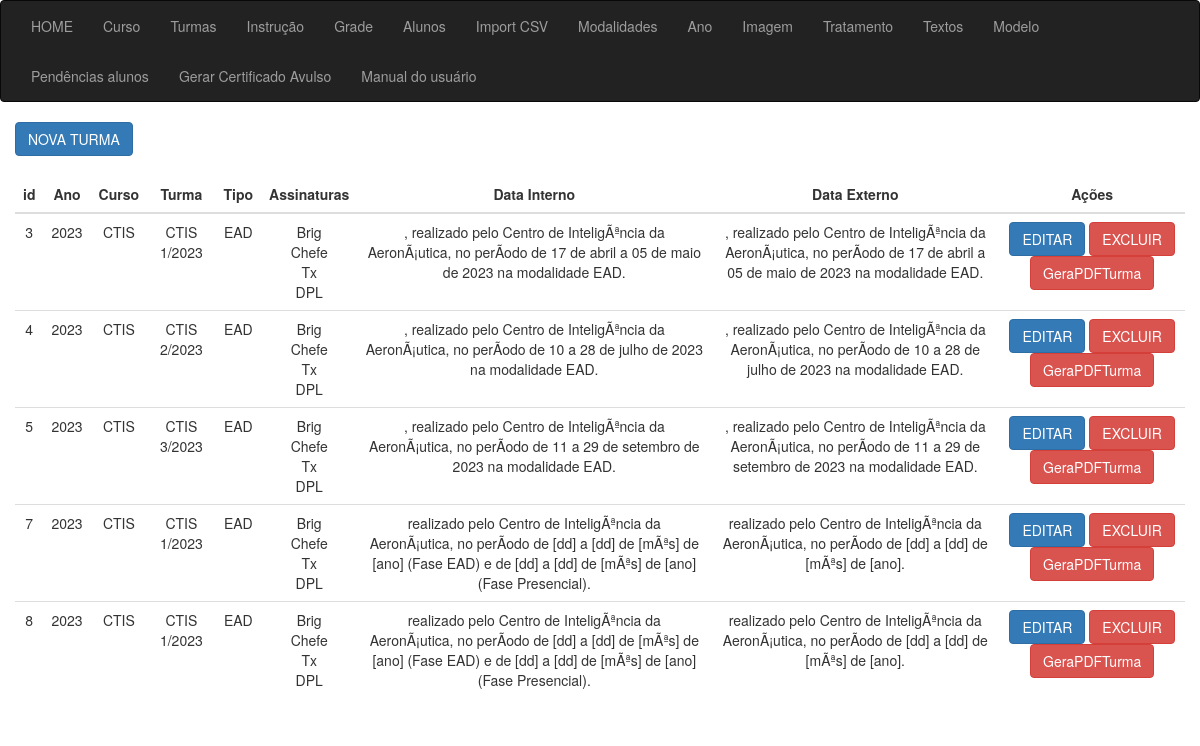
The app's page /sgc/turma_lista with its own data.
### app_cert/models.py (models this page shows, shortened)
class Turma(models.Model):
    id = models.AutoField(primary_key=True)
    fk_ano_curso = models.ForeignKey(Ano, on_delete=models.CASCADE, verbose_name="FK Ano do Curso")
    fk_curso = models.ForeignKey(Curso, on_delete=models.CASCADE, verbose_name="FK Curso")
    fk_tipo = models.ForeignKey(Tipo, on_delete=models.CASCADE, verbose_name="FK Tipo: EAD - Presencial")
    fk_modelo = models.ForeignKey(Modelo, on_delete=models.CASCADE, verbose_name="FK Modelo: Certificado/Honra/Participação")
    fk_assinaturas_ch = models.ForeignKey(Imagem, on_delete=models.CASCADE, verbose_name="FK Assinaturas CH", related_name='fk_imagem_ch', null=True)
    fk_assinaturas_dpl = models.ForeignKey(Imagem, on_delete=models.CASCADE, verbose_name="FK Chefe de divisão", related_name='fk_imagem_dpl',null=True)
    fk_img_frente = models.ForeignKey(Imagem, on_delete=models.CASCADE, verbose_name="FK Frente", related_name='fk_img_frente',null=True)
    fk_img_fundo = models.ForeignKey(Imagem, on_delete=models.CASCADE, verbose_name="FK Fundo", related_name='fk_img_fundo',null=True)
    turma = models.CharField(max_length=50, verbose_name="Descrição no certificado:")
    data_turma_interno = models.CharField(max_length=200, verbose_name="Texto data alunos Internos", null=True, blank=True)
    data_turma_externo = models.CharField(max_length=200, verbose_name="Texto data alunos Externos", null=True, blank=True)
    create_at = models.DateTimeField(auto_now_add=True, null=True)
    class Meta:
        verbose_name = 'Turma'
        verbose_name_plural = 'Turmas'
        ordering = ['create_at']

class Ano(models.Model):
    id = models.AutoField(primary_key=True)
    ano = models.IntegerField(verbose_name="Ano")
    create_at = models.DateTimeField(auto_now_add=True, null=True)
    def __str__(self):
        return str(self.ano)
    class Meta:
        verbose_name = 'Ano'
        verbose_name_plural = 'Anos'
        ordering = ['create_at']

class Curso(models.Model):
    id = models.AutoField(primary_key=True)
    curso_sigla = models.CharField(max_length=20, verbose_name="Curso sigla")
    curso_descricao = models.CharField(max_length=100, verbose_name="Curso descrição", null=True)
    create_at = models.DateTimeField(auto_now_add=True, null=True)
    def __str__(self):
        return self.curso_sigla
    class Meta:
        verbose_name = 'Curso'
        verbose_name_plural = 'cursos'
        ordering = ['id']

class Tipo(models.Model):  # EAD Presencial
    id = models.AutoField(primary_key=True)
    tipo = models.CharField(max_length=20, verbose_name="Tipo do curso - EAD/PRE/SEMI")
    create_at = models.DateTimeField(auto_now_add=True, null=True)
    def __str__(self):
        return str(self.tipo)
    class Meta:
        verbose_name = 'Tipo'
        verbose_name_plural = 'Tipos'
        ordering = ['create_at']

class Imagem(models.Model):
    id = models.AutoField(primary_key=True)
    imagem = models.CharField(max_length=50, verbose_name="Imagem", null=True)
    imagem_desc = models.CharField(max_length=50, verbose_name="Imagem descrição", null=True)
    imagem_tipo = models.ForeignKey(ImagemTipo, on_delete=models.CASCADE, verbose_name="Imagem Tipo")
    imagem_img = models.ImageField(null=True, blank=True, upload_to ="%Y/%m/")
    create_at = models.DateTimeField(auto_now_add=True, null=True)
    class Meta:
        verbose_name = 'Imagem'
        verbose_name_plural = 'Imagens'
        ordering = ['create_at']

### app_cert/views/views_turma.py (the view)
# urls.py: path('turma_lista', turma_lista, name="turma_lista"),
def turma_lista(request):
    dataset = Turma.objects.select_related(
        'fk_curso',
        'fk_tipo'
        ).all()
    context = {"dataset": dataset}
    alunos_da_turma = Aluno.objects.filter(fk_turma='1')
    print(alunos_da_turma )
    alunos_campos_faltando = []
    for aluno in alunos_da_turma:
        if not all([aluno.aluno_nome, aluno.aluno_cpf, aluno.aluno_email, aluno.fk_turma.turma]):
            alunos_campos_faltando.append(aluno)
    print(alunos_campos_faltando)
    return render(request, 'turma/lista.html', context)

### app_cert/templates/turma/lista.html (shortened to what this page needs)
{% extends 'sgc_base.html' %}
{% block content %}
<div class="container">
    <div class="row">
        <div class="col-md-15">
            <a href="{% url 'turma_nova' %}" class="btn btn-primary">NOVA TURMA</a>
            <div class="col-8 m-auto pt-4 pb-2 text-center">
                <table class="table">
                    <thead class="thead-dark">
                        <tr>
                            <th style="text-align: center">id</th>
                            <th style="text-align: center">Ano</th>
                            <th style="text-align: center">Curso</th>
                            <th style="text-align: center">Turma</th>
                            <th style="text-align: center">Tipo</th>
                            <th style="text-align: center">Assinaturas</th>
                            <th style="text-align: center">Data Interno</th>
                            <th style="text-align: center">Data Externo</th>
                            <th style="text-align: center">Ações</th>
                        </tr>
                    </thead>
                    <tbody>
                        {% for data in dataset %}
                        <tr>
                            <td style="text-align: center">{{ data.id }}</td>
                            <td style="text-align: center">{{ data.fk_ano_curso }}</td>
                            <td style="text-align: center">{{ data.fk_curso }}</td>
                            <td style="text-align: center">{{ data.turma }}</td>
                            <td style="text-align: center">{{ data.fk_tipo }}</td>
                            <td style="text-align: center">
                                {{ data.fk_assinaturas_ch.imagem }}
                                <br>{{ data.fk_assinaturas_ch.imagem_desc }}
                                <br>{{ data.fk_assinaturas_dpl.imagem }}
                                <br>{{ data.fk_assinaturas_dpl.imagem_desc }}
                            </td>
                            <td style="text-align: center">{{ data.data_turma_interno }}</td>
                            <td style="text-align: center">{{ data.data_turma_externo }}</td>
                        <td>
                                <a href="/turma_editar/{{ data.id }}/" class="btn btn-primary">EDITAR</a>
                                <a href="/turma_delete/{{ data.id }}/" class="btn btn-danger">EXCLUIR</a>
                                <a href="/gerar_certificados_turma/{{ data.id }}/" class="btn btn-danger">GeraPDFTurma</a>
                            </td>
                        </tr>
                        {% endfor %}
                    </tbody>
                </table>
            </div>
        </div>
    </div>
</div>
{% endblock %}

### records on screen
Turma: id "3", fk_ano_curso "2023", fk_curso "CTIS", turma "CTIS 1/2023", fk_tipo "EAD", fk_assinaturas_ch.imagem "Brig", fk_assinaturas_ch.imagem_desc "Chefe", fk_assinaturas_dpl.imagem "Tx", fk_assinaturas_dpl.imagem_desc "DPL", data_turma_interno ", realizado pelo Centro de InteligÃªncia da AeronÃ¡utica, no perÃ­odo de 17 de abril a 05 de maio de 2023 na modalidade EAD.", data_turma_externo ", realizado pelo Centro de InteligÃªncia da AeronÃ¡utica, no perÃ­odo de 17 de abril a 05 de maio de 2023 na modalidade EAD."
Turma: id "4", fk_ano_curso "2023", fk_curso "CTIS", turma "CTIS 2/2023", fk_tipo "EAD", fk_assinaturas_ch.imagem "Brig", fk_assinaturas_ch.imagem_desc "Chefe", fk_assinaturas_dpl.imagem "Tx", fk_assinaturas_dpl.imagem_desc "DPL", data_turma_interno ", realizado pelo Centro de InteligÃªncia da AeronÃ¡utica, no perÃ­odo de 10 a 28 de julho de 2023 na modalidade EAD.", data_turma_externo ", realizado pelo Centro de InteligÃªncia da AeronÃ¡utica, no perÃ­odo de 10 a 28 de julho de 2023 na modalidade EAD."
Turma: id "5", fk_ano_curso "2023", fk_curso "CTIS", turma "CTIS 3/2023", fk_tipo "EAD", fk_assinaturas_ch.imagem "Brig", fk_assinaturas_ch.imagem_desc "Chefe", fk_assinaturas_dpl.imagem "Tx", fk_assinaturas_dpl.imagem_desc "DPL", data_turma_interno ", realizado pelo Centro de InteligÃªncia da AeronÃ¡utica, no perÃ­odo de 11 a 29 de setembro de 2023 na modalidade EAD.", data_turma_externo ", realizado pelo Centro de InteligÃªncia da AeronÃ¡utica, no perÃ­odo de 11 a 29 de setembro de 2023 na modalidade EAD."
Turma: id "7", fk_ano_curso "2023", fk_curso "CTIS", turma "CTIS 1/2023", fk_tipo "EAD", fk_assinaturas_ch.imagem "Brig", fk_assinaturas_ch.imagem_desc "Chefe", fk_assinaturas_dpl.imagem "Tx", fk_assinaturas_dpl.imagem_desc "DPL", data_turma_interno "realizado pelo Centro de InteligÃªncia da AeronÃ¡utica, no perÃ­odo de [dd] a [dd] de [mÃªs] de [ano] (Fase EAD) e de [dd] a [dd] de [mÃªs] de [ano] (Fase Presencial).", data_turma_externo "realizado pelo Centro de InteligÃªncia da AeronÃ¡utica, no perÃ­odo de [dd] a [dd] de [mÃªs] de [ano]."
Turma: id "8", fk_ano_curso "2023", fk_curso "CTIS", turma "CTIS 1/2023", fk_tipo "EAD", fk_assinaturas_ch.imagem "Brig", fk_assinaturas_ch.imagem_desc "Chefe", fk_assinaturas_dpl.imagem "Tx", fk_assinaturas_dpl.imagem_desc "DPL", data_turma_interno "realizado pelo Centro de InteligÃªncia da AeronÃ¡utica, no perÃ­odo de [dd] a [dd] de [mÃªs] de [ano] (Fase EAD) e de [dd] a [dd] de [mÃªs] de [ano] (Fase Presencial).", data_turma_externo "realizado pelo Centro de InteligÃªncia da AeronÃ¡utica, no perÃ­odo de [dd] a [dd] de [mÃªs] de [ano]."
